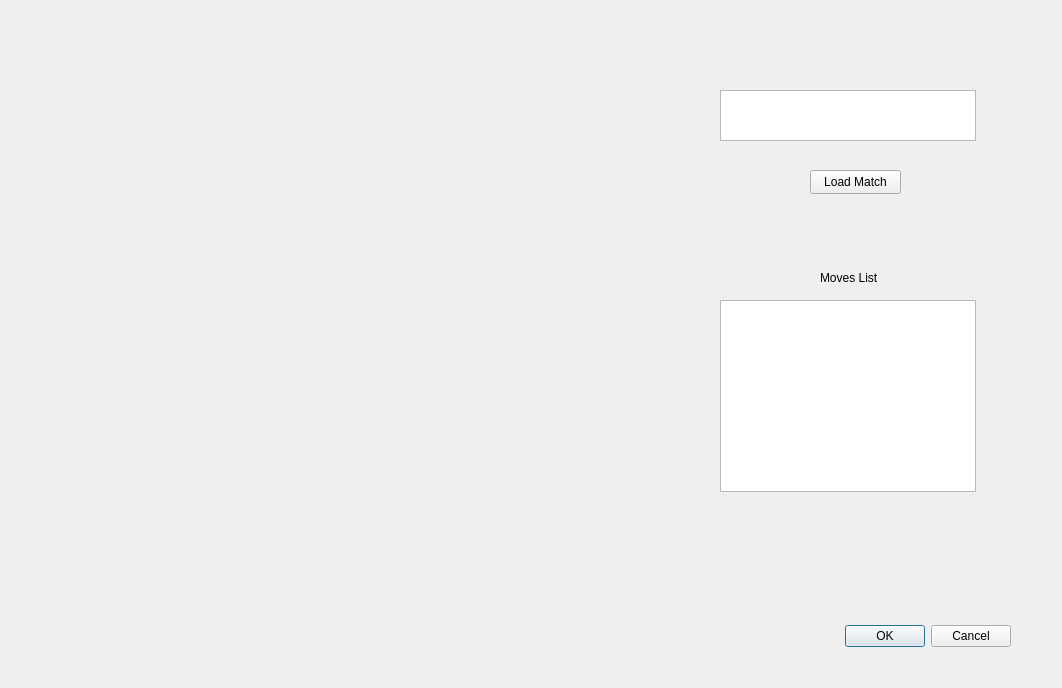
<?xml version="1.0" encoding="UTF-8"?>
<ui version="4.0">
 <class>viewHistoryx</class>
 <widget class="QDialog" name="viewHistoryx">
  <property name="geometry">
   <rect>
    <x>0</x>
    <y>0</y>
    <width>1062</width>
    <height>688</height>
   </rect>
  </property>
  <property name="windowTitle">
   <string>History</string>
  </property>
  <property name="windowIcon">
   <iconset>
    <normaloff>img/app.ico</normaloff>img/app.ico</iconset>
  </property>
  <widget class="QDialogButtonBox" name="viewHistory">
   <property name="geometry">
    <rect>
     <x>550</x>
     <y>620</y>
     <width>461</width>
     <height>32</height>
    </rect>
   </property>
   <property name="orientation">
    <enum>Qt::Horizontal</enum>
   </property>
   <property name="standardButtons">
    <set>QDialogButtonBox::Cancel|QDialogButtonBox::Ok</set>
   </property>
  </widget>
  <widget class="QLabel" name="chessOutput">
   <property name="geometry">
    <rect>
     <x>30</x>
     <y>40</y>
     <width>541</width>
     <height>611</height>
    </rect>
   </property>
   <property name="text">
    <string/>
   </property>
  </widget>
  <widget class="QListWidget" name="matchList">
   <property name="geometry">
    <rect>
     <x>720</x>
     <y>90</y>
     <width>256</width>
     <height>51</height>
    </rect>
   </property>
  </widget>
  <widget class="QPushButton" name="loadButton">
   <property name="geometry">
    <rect>
     <x>810</x>
     <y>170</y>
     <width>91</width>
     <height>24</height>
    </rect>
   </property>
   <property name="text">
    <string>Load Match</string>
   </property>
  </widget>
  <widget class="QLabel" name="labelMovesList">
   <property name="geometry">
    <rect>
     <x>820</x>
     <y>270</y>
     <width>81</width>
     <height>16</height>
    </rect>
   </property>
   <property name="text">
    <string>Moves List</string>
   </property>
  </widget>
  <widget class="QListWidget" name="movesList">
   <property name="geometry">
    <rect>
     <x>720</x>
     <y>300</y>
     <width>256</width>
     <height>192</height>
    </rect>
   </property>
  </widget>
 </widget>
 <resources/>
 <connections>
  <connection>
   <sender>viewHistory</sender>
   <signal>accepted()</signal>
   <receiver>viewHistoryx</receiver>
   <slot>accept()</slot>
   <hints>
    <hint type="sourcelabel">
     <x>248</x>
     <y>254</y>
    </hint>
    <hint type="destinationlabel">
     <x>157</x>
     <y>274</y>
    </hint>
   </hints>
  </connection>
  <connection>
   <sender>viewHistory</sender>
   <signal>rejected()</signal>
   <receiver>viewHistoryx</receiver>
   <slot>reject()</slot>
   <hints>
    <hint type="sourcelabel">
     <x>316</x>
     <y>260</y>
    </hint>
    <hint type="destinationlabel">
     <x>286</x>
     <y>274</y>
    </hint>
   </hints>
  </connection>
 </connections>
</ui>
